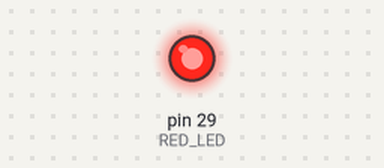
This sketch was run on a simulated Arduino Mega 2560, built with avr-gcc and run on an emulated ATmega2560. On the bench: output pins drawn as LEDs (lit = HIGH).

Above: at 0.3 s.
At 0.8 s:
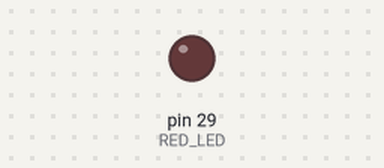
Timing chart, 0 to 68.2 s (numbered marks = the images above):
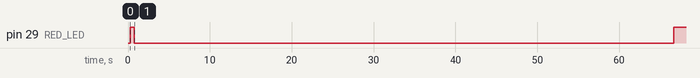

The sketch:

FadeLED.ino
```cpp
// Define LED pin aliases for CC3200-LAUNCHXL
// From Hardware datasheet: http://www.ti.com/lit/ug/swru372b/swru372b.pdf
#define RED_LED 29
#define YELLOW_LED 9
#define GREEN_LED 10

void setup()  {


}

void loop()  {

  // We don't need to initialize anything here since the pin definition is implicit in the later call to analogWrite
  // Fade from minimum to maximum (0% to 100% duty cycle)
  for(int fadeValue = 0 ; fadeValue <= 255; fadeValue +=5) { // Increment the fadeValue from 0 to 255 in steps of 5
    analogWrite(RED_LED, fadeValue); // Write to the RED_LED pin as an "analog value" -- in reality, the pin will generate a steady square wave of the specified duty cycle at ~500Hz
    delay(10); // Wait 10ms between steps
  }

    // We don't need to initialize anything here since the pin definition is implicit in the later call to analogWrite
  // Fade from max to in (0% to 100% duty cycle)
  for(int fadeValue = 255 ; fadeValue <= 255; fadeValue -=5) { // Increment the fadeValue from 0 to 255 in steps of 5
    analogWrite(RED_LED, fadeValue); // Write to the RED_LED pin as an "analog value" -- in reality, the pin will generate a steady square wave of the specified duty cycle at ~500Hz
    delay(10); // Wait 10ms between steps
  }

}
```

Measured:
- by itself, pin 29 (RED_LED): LOW → HIGH at 0.26 s, → LOW 0.52 s later, → HIGH 65.9 s later
